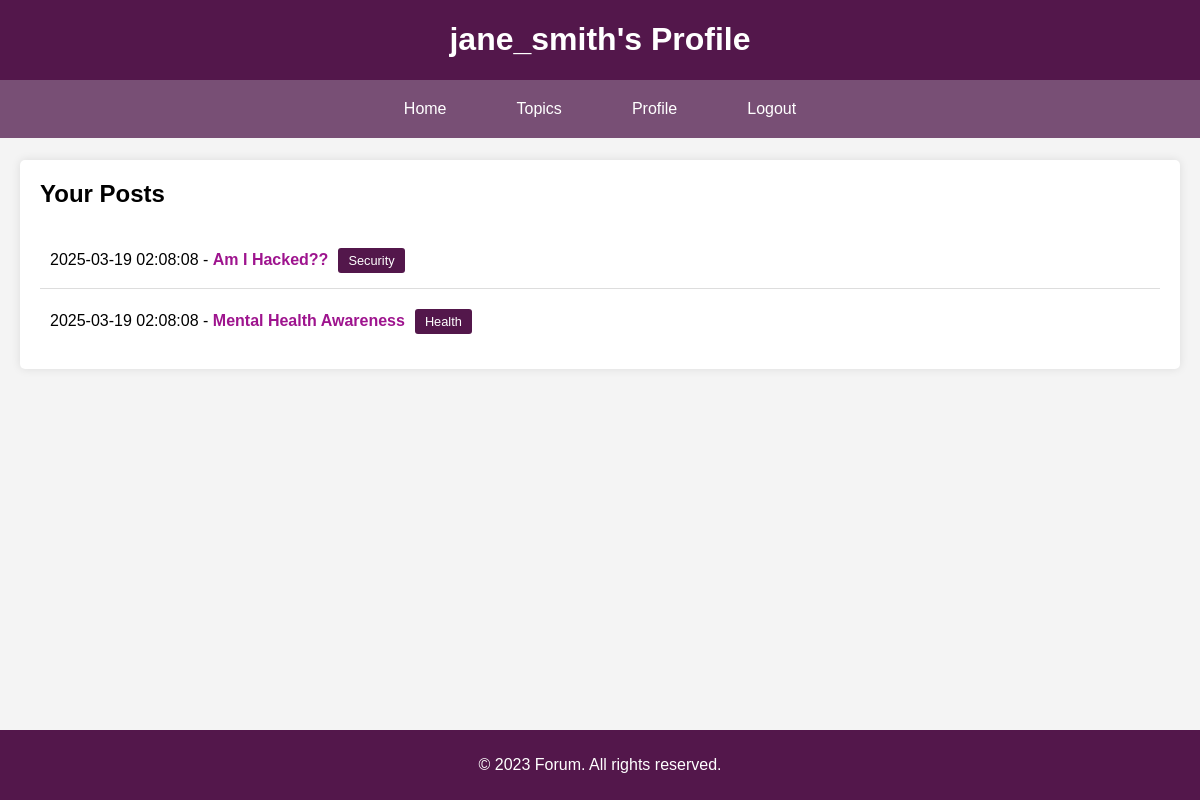
Screenshot of /user.php (signed in) with the database file from the repository.
### tables this page shows
CREATE TABLE IF NOT EXISTS users (
    id INT AUTO_INCREMENT PRIMARY KEY,
    username VARCHAR(255) NOT NULL,
    password VARCHAR(255) NOT NULL
);

CREATE TABLE IF NOT EXISTS discussions (
    id INT AUTO_INCREMENT PRIMARY KEY,
    title VARCHAR(255) NOT NULL,
    content TEXT NOT NULL,
    file_path VARCHAR(255),
    created_at TIMESTAMP DEFAULT CURRENT_TIMESTAMP,
    topic VARCHAR(255),
    user_id INT,
    FOREIGN KEY (user_id) REFERENCES users(id)
);

### user.php (the view, shortened to what this page needs)
<?php
$conn = new mysqli(DB_SERVER, DB_USERNAME, DB_PASSWORD, DB_NAME);
$user_id = $_SESSION['id'];
$sql = "SELECT id, title, created_at, topic FROM discussions WHERE user_id = ? ORDER BY created_at DESC";
$stmt = $conn->prepare($sql);
$stmt->bind_param("s", $user_id);
$stmt->execute();
$result = $stmt->get_result();
?>
<!DOCTYPE html>
<html lang="en">
<head>
    <link rel="stylesheet" href="styles.css">
</head>
<body>
    <header>
        <?php
        $sql_user = "SELECT username FROM users WHERE id = ?";
        $stmt_user = $conn->prepare($sql_user);
        $stmt_user->bind_param("s", $user_id);
        $stmt_user->execute();
        $result_user = $stmt_user->get_result();
        $username = $result_user->fetch_assoc()['username'];
        ?>
        <h1><?php echo $username; ?>'s Profile</h1>
        <nav>
            <ul class="navbar">
                <li><a href="index.php">Home</a></li>
                <li><a href="topics.php">Topics</a></li>
                <li><a href="user.php">Profile</a></li>
                <li><a href="logout.php">Logout</a></li>
            </ul>
        </nav>
    </header>
    <main>
        <div class="hfiller">
        </div>
        <section>
            <h2>Your Posts</h2>
            <ul class="discussions">
                <?php
                if ($result->num_rows > 0) {
                    while($row = $result->fetch_assoc()) {
                        echo "<li class='discussions'>" . $row['created_at'] . " - " . "<a href='discussion.php?id=" . $row['id'] . "'>" . $row['title'] . "</a>" . "<span class='topic-tag'>" . $row['topic'] . "</span>" . "<br></li>";
                    }
                } else {
                    echo "<li>No posts found</li>";
                }
                ?>
            </ul>
        </section>
        <div class="ffiller">
        </div>
    </main>
    <footer>
        <p>&copy; 2023 Forum. All rights reserved.</p>
    </footer>
</body>
</html>

### styles.css (style rules this page uses)
body { font-family: Arial, sans-serif; margin: 0; padding: 0; background-color: #f4f4f4; }
header { background-color: #53174b; color: #fff; text-align: center; position: fixed; width: 100%; }
.hfiller { height: 140px; }
nav { display: flex; justify-content: center; background-color: #784f75; padding: 20px; }
.navbar { list-style-type: none; padding: 0; display: flex; gap: 10px; }
nav a { color: #fff; padding: 14px 20px; text-decoration: none; text-align: center; }
nav ul.navbar { list-style-type: none; padding: 0; margin: 0; display: flex; justify-content: center; }
nav ul.navbar li { margin: 0 10px; }
nav ul.navbar li a { color: #fff; text-decoration: none; }
main { padding: 20px; }
section { background-color: #fff; padding: 20px; border-radius: 5px; box-shadow: 0 0 10px rgba(0, 0, 0, 0.1); }
h2 { margin-top: 0; }
ul.discussions { list-style-type: none; padding: 0; margin: 0; }
ul.discussions li { padding: 10px; border-bottom: 1px solid #ddd; }
ul.discussions li:last-child { border-bottom: none; }
ul.discussions li a { text-decoration: none; color: #9e148e; font-weight: bold; }
.topic-tag { display: inline-block; background-color: #53174b; color: #fff; padding: 5px 10px; border-radius: 3px; font-size: 0.8em; margin: 10px 5px 5px 10px; }
.ffiller { height: 70px; }
footer { background-color: #53174b; color: #fff; text-align: center; padding: 10px 0; position: fixed; width: 100%; bottom: 0; }

### rows the page displays
users: username "jane_smith"
discussions: created_at "2025-03-19 02:08:08", title "Am I Hacked??", topic "Security"
discussions: created_at "2025-03-19 02:08:08", title "Mental Health Awareness", topic "Health"
